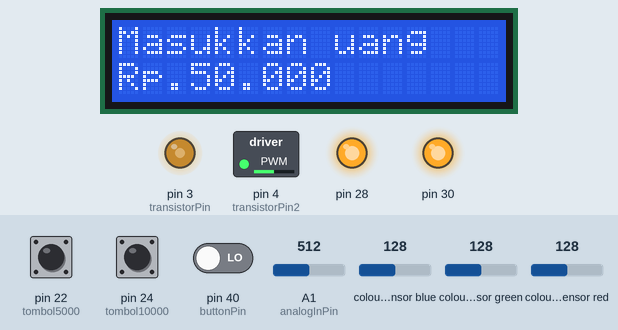
Bench run of a sketch on a simulated Arduino Mega 2560, built with avr-gcc and run on an emulated ATmega2560. Shown: 16×2 character LCD, switched loads named in the sketch (green lamp = pin HIGH), output pins drawn as LEDs (lit = HIGH). Wiring (inferred from the names in the program): TCS3200 colour sensor: output pin 10; S2 pin 12; S3 pin 11; S0 pin 8; S1 pin 9. The inputs (shaded band) are chosen by the test bench; at power-on: pin 22 (tombol5000) LOW, pin 24 (tombol10000) LOW, pin 40 (buttonPin) LOW, A1 (analogInPin) = 512, colour sensor blue 128, colour sensor green 128, colour sensor red 128. Pins used as bus, display or sensor lines are not drawn; what the sketch prints to the serial monitor is not drawn.

Above: at 1.2 s.
1.3 s: pin 22 (tombol5000) pulled HIGH for 0.15 s
At 2.5 s:
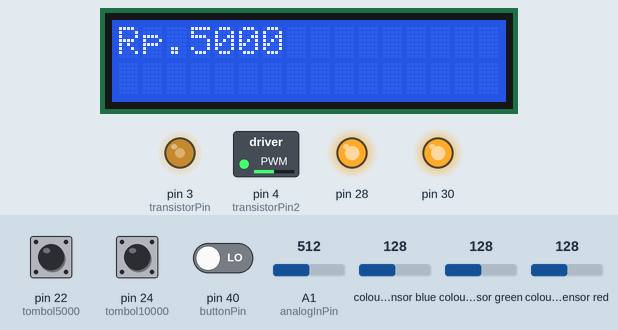
2.9 s: pin 24 (tombol10000) pulled HIGH for 0.15 s
At 3.6 s:
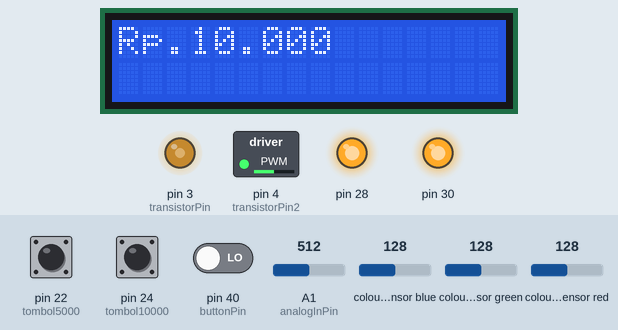
4.6 s: pin 22 (tombol5000) driven HIGH and pin 40 (buttonPin) driven HIGH
At 5.7 s:
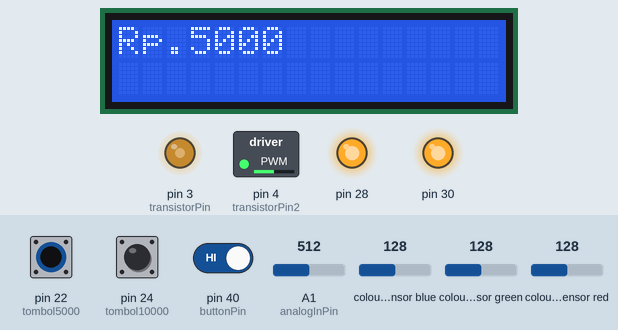
Timing chart, 0 to 7.6 s (numbered marks = the images above; inputs shaded):
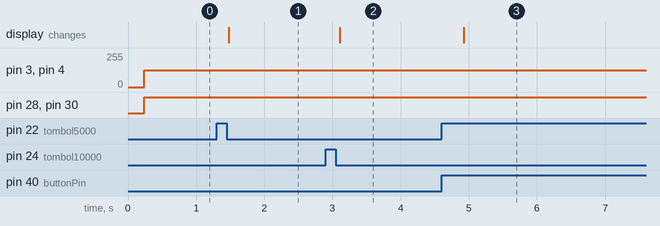

Measured:
- after the input at 1.3 s, the display: changes after 0.18 s (image 1)
- after the input at 2.9 s, the display: changes after 0.21 s (image 2)
- after the input at 4.6 s, the display: changes after 0.33 s (image 3)

The sketch:

motorpotensio.ino
```cpp
int analogInPin = A1;
int analogInPin1 = A0;
int sensorValue = 0;
int sensorValue1 = 0;
int outputValue = 0;
int outputValue1 = 0;
int transistorPin = 3;
int transistorPin2 = 4;
const int  buttonPin = 40;
int buttonPushCounter = 0;   // counter for the number of button presses
int buttonState = 0;         // current state of the button
int lastButtonState = 0;     // previous state of the button
int kambing = 0;
const int s0_pin = 8;
const int s1_pin = 9;
const int s2_pin = 12;
const int s3_pin = 11;
const int out_pin = 10;
const int tombol10000 = 24;
const int tombol5000 = 22;


int tombol100001;
int tombol50001;
#include <LiquidCrystal_I2C.h>

LiquidCrystal_I2C lcd(0x27,16,2);  // set the LCD address to 0x27 for a 16 chars and 2 line display


void setup()

{

Serial.begin(9600);
pinMode(tombol10000, INPUT);
pinMode(tombol5000, INPUT);

pinMode(analogInPin, INPUT);
pinMode(analogInPin1, INPUT);
pinMode(transistorPin, OUTPUT);
pinMode(transistorPin2, OUTPUT);
pinMode(28, OUTPUT);
pinMode(30, OUTPUT);

pinMode(s0_pin, OUTPUT);
pinMode(s1_pin, OUTPUT);
pinMode(s2_pin, OUTPUT);
pinMode(s3_pin, OUTPUT);
pinMode(out_pin, INPUT);
digitalWrite(s0_pin,HIGH);
digitalWrite(s1_pin,LOW);

lcd.init();
lcd.backlight();
lcd.clear();
lcd.setCursor(0,0);
lcd.print("Masukkan uang");
lcd.setCursor(0,1);
lcd.print("Rp.50.000");


}

void loop()

{

tombol100001 = digitalRead(tombol10000);
tombol50001 = digitalRead(tombol5000);
buttonState = digitalRead(buttonPin);
sensorValue = analogRead(analogInPin);
sensorValue1 = analogRead(analogInPin);
outputValue = map(sensorValue, 0, 1023, 0, 255);
outputValue1 = map(sensorValue1, 0, 1023, 0, 255);


digitalWrite(s2_pin,LOW);
digitalWrite(s3_pin,LOW);
int red_color = pulseIn(out_pin, LOW);
red_color = map(red_color, 25,72,255,0);
delay(50);
digitalWrite(s2_pin,HIGH);
digitalWrite(s3_pin,HIGH);
int green_color = pulseIn(out_pin, LOW);
green_color = map(green_color, 30,90,255,0);
delay(50);
digitalWrite(s2_pin,LOW);

digitalWrite(s3_pin,HIGH);

int blue_color = pulseIn(out_pin, LOW);

blue_color = map(blue_color, 25,70,255,0);

delay(50);


Serial.print("RED: ");

Serial.print(red_color);

Serial.print("  ");

Serial.print("GREEN: ");

Serial.print(green_color);

Serial.print("  ");

Serial.print("BLUE: ");

Serial.print(blue_color);

Serial.println("  ");


  if (buttonState != lastButtonState) {
    // if the state has changed, increment the counter
    if (buttonState == HIGH) {
      // if the current state is HIGH then the button went from off to on:
      buttonPushCounter++;
      //Serial.println("on");
      Serial.print("numbers: ");
      Serial.println(buttonPushCounter);
    } else {
      // if the current state is LOW then the button went from on to off:
      //Serial.println("off");
    }
    // Delay a little bit to avoid bouncing
    delay(50);
  }

  lastButtonState = buttonState;


sensorValue = analogRead(analogInPin);
sensorValue1 = analogRead(analogInPin);
outputValue = map(sensorValue, 0, 1023, 0, 255);
outputValue1 = map(sensorValue1, 0, 1023, 0, 255);

  if (buttonPushCounter  == 6)  {
//    digitalWrite(ledPin, HIGH);
//kambing = 1;
digitalWrite(28, HIGH);   // turn the LED on (HIGH is the voltage level)
  digitalWrite(30, HIGH);
    analogWrite(transistorPin, 0);
analogWrite(transistorPin2, 0);
  } else {
analogWrite(transistorPin, outputValue);
analogWrite(transistorPin2, outputValue1);
digitalWrite(28, HIGH);   // turn the LED on (HIGH is the voltage level)
  digitalWrite(30, HIGH);
  //kambing = 0;
  //  digitalWrite(ledPin, LOW);
  }

if(red_color>-21 && red_color<28 && green_color>9 && green_color<80  && blue_color>38 && blue_color<108){
//  a=1;
  Serial.println("uang 50000");
  digitalWrite(2, LOW);    // turn the LED off by making the voltage LOW
  delay(1000);
  lcd.clear();
  lcd.print("Pilih Nominal");
  lcd.setCursor(0,1);
  lcd.print("Rp.10000/Rp.5000");


  //digitalWrite(6, HIGH);

}


else if(tombol100001 == HIGH ){
Serial.println("SILAHKAN PILIH PECAHAN YANG DI INGINKAN");
  lcd.clear();
  lcd.print("Rp.10.000");
  lcd.setCursor(0,1);
  lcd.print("");
  analogWrite(transistorPin, outputValue);
digitalWrite(28, HIGH);
  digitalWrite(30, HIGH);

           delay(1000);
             }

else if(tombol50001 == HIGH ){
Serial.println("SILAHKAN PILIH PECAHAN YANG DI INGINKAN");
  lcd.clear();
  lcd.print("Rp.5000");
  lcd.setCursor(0,1);
  lcd.print("");
analogWrite(transistorPin2, outputValue1);

           delay(1000);
             }

else{
    digitalWrite(2, LOW);    // turn the LED off by making the voltage LOW

}


//Serial.print(outputValue);
//Serial.print(" ");
//Serial.print(outputValue1);
//Serial.println(" ");


}
```
